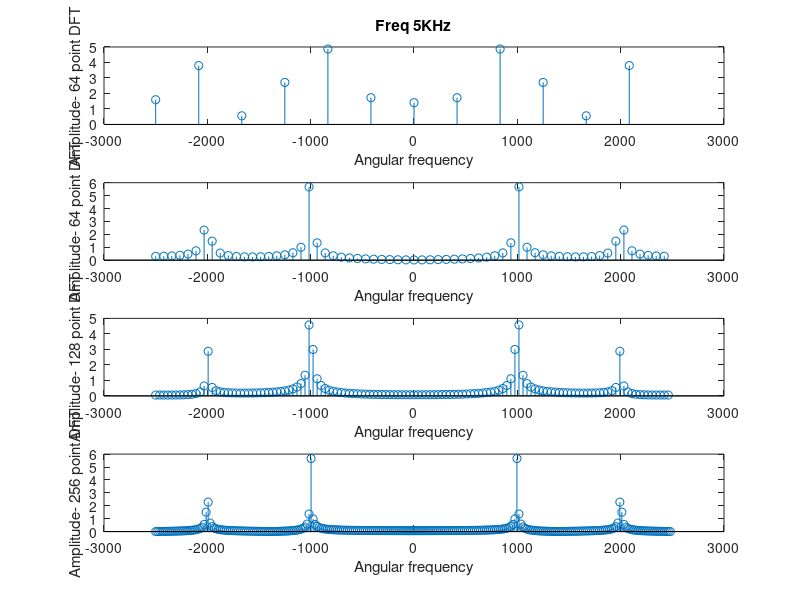

Write MATLAB code to recreate this figure.
Fs = 5e3;
t = -1:1/Fs:1;

wave = 10*cos(2*pi*1e3*t) + 6*cos(2*pi*2e3*t) +2*cos(2*pi*4e3*t);
figure();

subplot(4,1,1);
%plot(wave)
Y=abs(fftshift(fft(wave',12)))/12;
df = Fs/length(Y);
freqvec = -Fs/2:df:Fs/2-df;
stem(freqvec,abs(fftshift(fft(wave',12)))/12);
xlabel('Angular frequency');
ylabel('Amplitude- 64 point DFT');

title(['Freq ',num2str(Fs/1e3),'KHz']);


subplot(4,1,2);
%plot(wave)
Y=abs(fftshift(fft(wave',64)))/64;
df = Fs/length(Y);
freqvec = -Fs/2:df:Fs/2-df;
stem(freqvec,abs(fftshift(fft(wave',64)))/64);
xlabel('Angular frequency');
ylabel('Amplitude- 64 point DFT');


subplot(4,1,3);
Y=abs(fftshift(fft(wave',128)))/128;
df = Fs/length(Y);
freqvec = -Fs/2:df:Fs/2-df;
stem(freqvec,abs(fftshift(fft(wave',128)))/128);

xlabel('Angular frequency');
ylabel('Amplitude- 128 point DFT');



subplot(4,1,4);

Y=abs(fftshift(fft(wave',256)))/256;
df = Fs/length(Y);
freqvec = -Fs/2:df:Fs/2-df;
stem(freqvec,abs(fftshift(fft(wave',256)))/256);

xlabel('Angular frequency');
ylabel('Amplitude- 256 point DFT');
